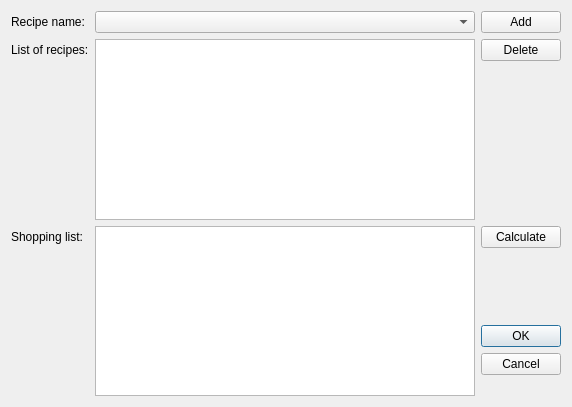
<?xml version="1.0" encoding="UTF-8"?>
<ui version="4.0">
 <class>shopping_list</class>
 <widget class="QDialog" name="shopping_list">
  <property name="geometry">
   <rect>
    <x>0</x>
    <y>0</y>
    <width>572</width>
    <height>407</height>
   </rect>
  </property>
  <property name="windowTitle">
   <string>Dialog</string>
  </property>
  <layout class="QGridLayout" name="gridLayout">
   <item row="0" column="0" rowspan="2" colspan="2">
    <widget class="QLabel" name="label">
     <property name="text">
      <string>Recipe name:</string>
     </property>
    </widget>
   </item>
   <item row="0" column="2" rowspan="2">
    <widget class="QComboBox" name="comboBox"/>
   </item>
   <item row="0" column="3" rowspan="2">
    <widget class="QPushButton" name="pushButton">
     <property name="text">
      <string>Add</string>
     </property>
    </widget>
   </item>
   <item row="1" column="1">
    <spacer name="verticalSpacer_5">
     <property name="orientation">
      <enum>Qt::Vertical</enum>
     </property>
     <property name="sizeHint" stdset="0">
      <size>
       <width>20</width>
       <height>14</height>
      </size>
     </property>
    </spacer>
   </item>
   <item row="2" column="0" colspan="2">
    <widget class="QLabel" name="label_2">
     <property name="text">
      <string>List of recipes:</string>
     </property>
    </widget>
   </item>
   <item row="2" column="2" rowspan="2">
    <widget class="QListView" name="listView"/>
   </item>
   <item row="2" column="3">
    <widget class="QPushButton" name="pushButton_3">
     <property name="text">
      <string>Delete</string>
     </property>
    </widget>
   </item>
   <item row="3" column="1">
    <spacer name="verticalSpacer_4">
     <property name="orientation">
      <enum>Qt::Vertical</enum>
     </property>
     <property name="sizeHint" stdset="0">
      <size>
       <width>20</width>
       <height>150</height>
      </size>
     </property>
    </spacer>
   </item>
   <item row="3" column="3">
    <spacer name="verticalSpacer">
     <property name="orientation">
      <enum>Qt::Vertical</enum>
     </property>
     <property name="sizeHint" stdset="0">
      <size>
       <width>20</width>
       <height>150</height>
      </size>
     </property>
    </spacer>
   </item>
   <item row="4" column="0" colspan="2">
    <widget class="QLabel" name="label_3">
     <property name="text">
      <string>Shopping list:</string>
     </property>
    </widget>
   </item>
   <item row="4" column="2" rowspan="3">
    <widget class="QTableView" name="tableView"/>
   </item>
   <item row="4" column="3">
    <widget class="QPushButton" name="pushButton_2">
     <property name="text">
      <string>Calculate</string>
     </property>
    </widget>
   </item>
   <item row="5" column="0" rowspan="2" colspan="2">
    <spacer name="verticalSpacer_3">
     <property name="orientation">
      <enum>Qt::Vertical</enum>
     </property>
     <property name="sizeHint" stdset="0">
      <size>
       <width>20</width>
       <height>140</height>
      </size>
     </property>
    </spacer>
   </item>
   <item row="5" column="3">
    <spacer name="verticalSpacer_2">
     <property name="orientation">
      <enum>Qt::Vertical</enum>
     </property>
     <property name="sizeHint" stdset="0">
      <size>
       <width>20</width>
       <height>66</height>
      </size>
     </property>
    </spacer>
   </item>
   <item row="6" column="3">
    <widget class="QDialogButtonBox" name="buttonBox">
     <property name="orientation">
      <enum>Qt::Vertical</enum>
     </property>
     <property name="standardButtons">
      <set>QDialogButtonBox::Cancel|QDialogButtonBox::Ok</set>
     </property>
    </widget>
   </item>
  </layout>
 </widget>
 <resources/>
 <connections>
  <connection>
   <sender>buttonBox</sender>
   <signal>accepted()</signal>
   <receiver>shopping_list</receiver>
   <slot>accept()</slot>
   <hints>
    <hint type="sourcelabel">
     <x>248</x>
     <y>254</y>
    </hint>
    <hint type="destinationlabel">
     <x>157</x>
     <y>274</y>
    </hint>
   </hints>
  </connection>
  <connection>
   <sender>buttonBox</sender>
   <signal>rejected()</signal>
   <receiver>shopping_list</receiver>
   <slot>reject()</slot>
   <hints>
    <hint type="sourcelabel">
     <x>316</x>
     <y>260</y>
    </hint>
    <hint type="destinationlabel">
     <x>286</x>
     <y>274</y>
    </hint>
   </hints>
  </connection>
 </connections>
</ui>
